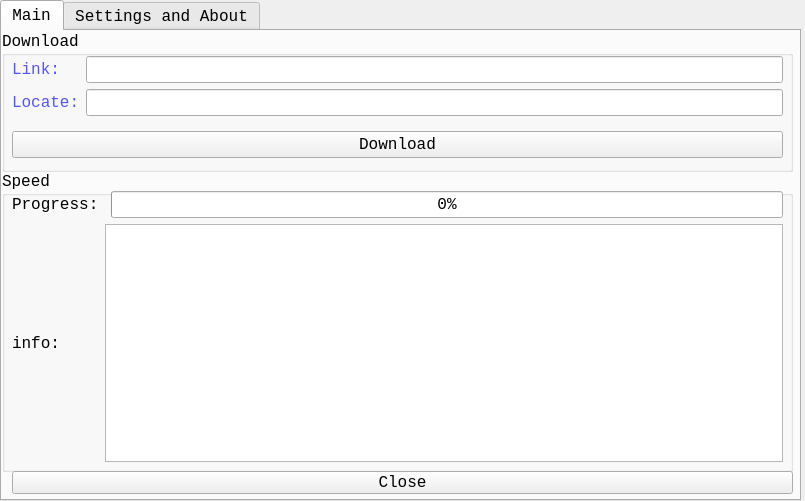
<?xml version="1.0" encoding="UTF-8"?>
<ui version="4.0">
 <class>MainWindow</class>
 <widget class="QMainWindow" name="MainWindow">
  <property name="geometry">
   <rect>
    <x>0</x>
    <y>0</y>
    <width>805</width>
    <height>501</height>
   </rect>
  </property>
  <property name="minimumSize">
   <size>
    <width>805</width>
    <height>501</height>
   </size>
  </property>
  <property name="maximumSize">
   <size>
    <width>805</width>
    <height>501</height>
   </size>
  </property>
  <property name="sizeIncrement">
   <size>
    <width>805</width>
    <height>501</height>
   </size>
  </property>
  <property name="baseSize">
   <size>
    <width>805</width>
    <height>501</height>
   </size>
  </property>
  <property name="font">
   <font>
    <family>Consolas</family>
    <pointsize>14</pointsize>
   </font>
  </property>
  <property name="windowTitle">
   <string>Downlodaer</string>
  </property>
  <property name="windowIcon">
   <iconset theme="1">
    <normaloff>C:/Users/Administrator/.designer/backup</normaloff>C:/Users/Administrator/.designer/backup</iconset>
  </property>
  <widget class="QWidget" name="centralwidget">
   <widget class="QTabWidget" name="tabWidget">
    <property name="geometry">
     <rect>
      <x>0</x>
      <y>0</y>
      <width>801</width>
      <height>501</height>
     </rect>
    </property>
    <property name="minimumSize">
     <size>
      <width>801</width>
      <height>501</height>
     </size>
    </property>
    <property name="maximumSize">
     <size>
      <width>801</width>
      <height>501</height>
     </size>
    </property>
    <property name="font">
     <font>
      <family>Consolas</family>
      <pointsize>12</pointsize>
     </font>
    </property>
    <property name="currentIndex">
     <number>0</number>
    </property>
    <widget class="QWidget" name="tab">
     <property name="cursor">
      <cursorShape>ArrowCursor</cursorShape>
     </property>
     <property name="autoFillBackground">
      <bool>false</bool>
     </property>
     <attribute name="title">
      <string>Main</string>
     </attribute>
     <widget class="QGroupBox" name="groupBox">
      <property name="geometry">
       <rect>
        <x>0</x>
        <y>0</y>
        <width>791</width>
        <height>141</height>
       </rect>
      </property>
      <property name="title">
       <string>Download</string>
      </property>
      <widget class="QWidget" name="verticalLayoutWidget_3">
       <property name="geometry">
        <rect>
         <x>10</x>
         <y>20</y>
         <width>771</width>
         <height>71</height>
        </rect>
       </property>
       <layout class="QVBoxLayout" name="verticalLayout_3">
        <item>
         <layout class="QHBoxLayout" name="horizontalLayout">
          <item>
           <layout class="QVBoxLayout" name="verticalLayout">
            <item>
             <widget class="QLabel" name="label">
              <property name="palette">
               <palette>
                <active>
                 <colorrole role="WindowText">
                  <brush brushstyle="SolidPattern">
                   <color alpha="255">
                    <red>85</red>
                    <green>85</green>
                    <blue>255</blue>
                   </color>
                  </brush>
                 </colorrole>
                </active>
                <inactive>
                 <colorrole role="WindowText">
                  <brush brushstyle="SolidPattern">
                   <color alpha="255">
                    <red>85</red>
                    <green>85</green>
                    <blue>255</blue>
                   </color>
                  </brush>
                 </colorrole>
                </inactive>
                <disabled>
                 <colorrole role="WindowText">
                  <brush brushstyle="SolidPattern">
                   <color alpha="255">
                    <red>120</red>
                    <green>120</green>
                    <blue>120</blue>
                   </color>
                  </brush>
                 </colorrole>
                </disabled>
               </palette>
              </property>
              <property name="text">
               <string>Link:</string>
              </property>
             </widget>
            </item>
            <item>
             <widget class="QLabel" name="label_2">
              <property name="palette">
               <palette>
                <active>
                 <colorrole role="WindowText">
                  <brush brushstyle="SolidPattern">
                   <color alpha="255">
                    <red>85</red>
                    <green>85</green>
                    <blue>255</blue>
                   </color>
                  </brush>
                 </colorrole>
                </active>
                <inactive>
                 <colorrole role="WindowText">
                  <brush brushstyle="SolidPattern">
                   <color alpha="255">
                    <red>85</red>
                    <green>85</green>
                    <blue>255</blue>
                   </color>
                  </brush>
                 </colorrole>
                </inactive>
                <disabled>
                 <colorrole role="WindowText">
                  <brush brushstyle="SolidPattern">
                   <color alpha="255">
                    <red>120</red>
                    <green>120</green>
                    <blue>120</blue>
                   </color>
                  </brush>
                 </colorrole>
                </disabled>
               </palette>
              </property>
              <property name="text">
               <string>Locate:</string>
              </property>
             </widget>
            </item>
           </layout>
          </item>
          <item>
           <layout class="QVBoxLayout" name="verticalLayout_2">
            <item>
             <widget class="QLineEdit" name="lineEdit"/>
            </item>
            <item>
             <widget class="QLineEdit" name="lineEdit_2"/>
            </item>
           </layout>
          </item>
         </layout>
        </item>
       </layout>
      </widget>
      <widget class="QPushButton" name="pushButton">
       <property name="geometry">
        <rect>
         <x>10</x>
         <y>100</y>
         <width>771</width>
         <height>27</height>
        </rect>
       </property>
       <property name="font">
        <font>
         <family>Consolas</family>
         <pointsize>12</pointsize>
        </font>
       </property>
       <property name="styleSheet">
        <string notr="true"/>
       </property>
       <property name="text">
        <string>Download</string>
       </property>
      </widget>
     </widget>
     <widget class="QGroupBox" name="groupBox_2">
      <property name="geometry">
       <rect>
        <x>0</x>
        <y>140</y>
        <width>791</width>
        <height>301</height>
       </rect>
      </property>
      <property name="title">
       <string>Speed</string>
      </property>
      <widget class="QWidget" name="gridLayoutWidget">
       <property name="geometry">
        <rect>
         <x>10</x>
         <y>20</y>
         <width>771</width>
         <height>271</height>
        </rect>
       </property>
       <layout class="QGridLayout" name="gridLayout">
        <item row="1" column="0">
         <widget class="QLabel" name="label_4">
          <property name="font">
           <font>
            <family>Consolas</family>
            <pointsize>12</pointsize>
           </font>
          </property>
          <property name="styleSheet">
           <string notr="true"/>
          </property>
          <property name="text">
           <string>info:</string>
          </property>
         </widget>
        </item>
        <item row="0" column="0">
         <widget class="QLabel" name="label_3">
          <property name="font">
           <font>
            <family>Consolas</family>
            <pointsize>12</pointsize>
           </font>
          </property>
          <property name="styleSheet">
           <string notr="true"/>
          </property>
          <property name="text">
           <string>Progress:</string>
          </property>
         </widget>
        </item>
        <item row="0" column="2">
         <widget class="QProgressBar" name="progressBar">
          <property name="palette">
           <palette>
            <active>
             <colorrole role="WindowText">
              <brush brushstyle="SolidPattern">
               <color alpha="255">
                <red>85</red>
                <green>0</green>
                <blue>255</blue>
               </color>
              </brush>
             </colorrole>
             <colorrole role="Button">
              <brush brushstyle="SolidPattern">
               <color alpha="255">
                <red>170</red>
                <green>170</green>
                <blue>0</blue>
               </color>
              </brush>
             </colorrole>
             <colorrole role="Light">
              <brush brushstyle="SolidPattern">
               <color alpha="255">
                <red>170</red>
                <green>170</green>
                <blue>127</blue>
               </color>
              </brush>
             </colorrole>
            </active>
            <inactive>
             <colorrole role="WindowText">
              <brush brushstyle="SolidPattern">
               <color alpha="255">
                <red>85</red>
                <green>0</green>
                <blue>255</blue>
               </color>
              </brush>
             </colorrole>
             <colorrole role="Button">
              <brush brushstyle="SolidPattern">
               <color alpha="255">
                <red>170</red>
                <green>170</green>
                <blue>0</blue>
               </color>
              </brush>
             </colorrole>
             <colorrole role="Light">
              <brush brushstyle="SolidPattern">
               <color alpha="255">
                <red>170</red>
                <green>170</green>
                <blue>127</blue>
               </color>
              </brush>
             </colorrole>
            </inactive>
            <disabled>
             <colorrole role="WindowText">
              <brush brushstyle="SolidPattern">
               <color alpha="255">
                <red>120</red>
                <green>120</green>
                <blue>120</blue>
               </color>
              </brush>
             </colorrole>
             <colorrole role="Button">
              <brush brushstyle="SolidPattern">
               <color alpha="255">
                <red>170</red>
                <green>170</green>
                <blue>0</blue>
               </color>
              </brush>
             </colorrole>
             <colorrole role="Light">
              <brush brushstyle="SolidPattern">
               <color alpha="255">
                <red>170</red>
                <green>170</green>
                <blue>127</blue>
               </color>
              </brush>
             </colorrole>
            </disabled>
           </palette>
          </property>
          <property name="value">
           <number>0</number>
          </property>
         </widget>
        </item>
        <item row="1" column="1" colspan="2">
         <widget class="QTextBrowser" name="textBrowser"/>
        </item>
       </layout>
      </widget>
     </widget>
     <widget class="QPushButton" name="pushButton_2">
      <property name="geometry">
       <rect>
        <x>10</x>
        <y>440</y>
        <width>781</width>
        <height>23</height>
       </rect>
      </property>
      <property name="font">
       <font>
        <family>Consolas</family>
        <pointsize>12</pointsize>
       </font>
      </property>
      <property name="styleSheet">
       <string notr="true"/>
      </property>
      <property name="text">
       <string>Close</string>
      </property>
     </widget>
    </widget>
    <widget class="QWidget" name="tab_2">
     <attribute name="title">
      <string>Settings and About</string>
     </attribute>
     <widget class="QTabWidget" name="tabWidget_2">
      <property name="geometry">
       <rect>
        <x>10</x>
        <y>270</y>
        <width>781</width>
        <height>181</height>
       </rect>
      </property>
      <property name="font">
       <font>
        <family>Consolas</family>
        <pointsize>12</pointsize>
        <weight>50</weight>
        <bold>false</bold>
       </font>
      </property>
      <property name="styleSheet">
       <string notr="true">color:rgb(85, 85, 255);</string>
      </property>
      <property name="currentIndex">
       <number>0</number>
      </property>
      <widget class="QWidget" name="tab_3">
       <attribute name="title">
        <string>About</string>
       </attribute>
       <widget class="QWidget" name="verticalLayoutWidget_4">
        <property name="geometry">
         <rect>
          <x>10</x>
          <y>0</y>
          <width>761</width>
          <height>141</height>
         </rect>
        </property>
        <layout class="QVBoxLayout" name="verticalLayout_4">
         <item>
          <widget class="QGroupBox" name="groupBox_5">
           <property name="font">
            <font>
             <family>Consolas</family>
             <pointsize>12</pointsize>
            </font>
           </property>
           <property name="title">
            <string>About</string>
           </property>
           <widget class="QLabel" name="label_7">
            <property name="geometry">
             <rect>
              <x>60</x>
              <y>20</y>
              <width>681</width>
              <height>21</height>
             </rect>
            </property>
            <property name="font">
             <font>
              <family>Consolas</family>
              <pointsize>12</pointsize>
             </font>
            </property>
            <property name="text">
             <string>(c) 2021 import net.minecraft,All rights resirved.</string>
            </property>
           </widget>
          </widget>
         </item>
         <item>
          <widget class="QGroupBox" name="groupBox_6">
           <property name="font">
            <font>
             <family>Consolas</family>
             <pointsize>12</pointsize>
            </font>
           </property>
           <property name="title">
            <string>Links</string>
           </property>
           <widget class="QPushButton" name="pushButton_3">
            <property name="geometry">
             <rect>
              <x>60</x>
              <y>30</y>
              <width>691</width>
              <height>23</height>
             </rect>
            </property>
            <property name="font">
             <font>
              <family>Consolas</family>
              <pointsize>12</pointsize>
             </font>
            </property>
            <property name="text">
             <string>Open Fast Link</string>
            </property>
           </widget>
          </widget>
         </item>
        </layout>
       </widget>
      </widget>
      <widget class="QWidget" name="tab_4">
       <attribute name="title">
        <string>Log</string>
       </attribute>
       <widget class="QTextBrowser" name="textBrowser_2">
        <property name="geometry">
         <rect>
          <x>5</x>
          <y>1</y>
          <width>761</width>
          <height>221</height>
         </rect>
        </property>
       </widget>
      </widget>
     </widget>
     <widget class="QWidget" name="verticalLayoutWidget_5">
      <property name="geometry">
       <rect>
        <x>10</x>
        <y>0</y>
        <width>781</width>
        <height>271</height>
       </rect>
      </property>
      <layout class="QVBoxLayout" name="verticalLayout_5">
       <item>
        <widget class="QLabel" name="label_5">
         <property name="font">
          <font>
           <family>Consolas</family>
           <pointsize>20</pointsize>
          </font>
         </property>
         <property name="styleSheet">
          <string notr="true">color:rgb(85, 85, 255);</string>
         </property>
         <property name="text">
          <string>Version:v1.7rc1</string>
         </property>
        </widget>
       </item>
       <item>
        <widget class="QGroupBox" name="groupBox_3">
         <property name="font">
          <font>
           <family>Consolas</family>
           <pointsize>12</pointsize>
          </font>
         </property>
         <property name="styleSheet">
          <string notr="true">color:rgb(255,0,0);</string>
         </property>
         <property name="title">
          <string>Spyder Settings</string>
         </property>
         <widget class="QCheckBox" name="checkBox">
          <property name="geometry">
           <rect>
            <x>30</x>
            <y>40</y>
            <width>201</width>
            <height>21</height>
           </rect>
          </property>
          <property name="font">
           <font>
            <family>Consolas</family>
            <pointsize>12</pointsize>
           </font>
          </property>
          <property name="styleSheet">
           <string notr="true">color:rgb(85, 85, 255);</string>
          </property>
          <property name="text">
           <string>Don't use User-Agent</string>
          </property>
         </widget>
         <widget class="QLabel" name="label_6">
          <property name="geometry">
           <rect>
            <x>30</x>
            <y>20</y>
            <width>111</width>
            <height>21</height>
           </rect>
          </property>
          <property name="font">
           <font>
            <family>Consolas</family>
            <pointsize>12</pointsize>
           </font>
          </property>
          <property name="styleSheet">
           <string notr="true">color:rgb(85, 85, 255);</string>
          </property>
          <property name="text">
           <string>User-Agent:</string>
          </property>
         </widget>
         <widget class="QLineEdit" name="lineEdit_3">
          <property name="geometry">
           <rect>
            <x>140</x>
            <y>20</y>
            <width>621</width>
            <height>21</height>
           </rect>
          </property>
         </widget>
        </widget>
       </item>
       <item>
        <widget class="QGroupBox" name="groupBox_4">
         <property name="font">
          <font>
           <family>Consolas</family>
           <pointsize>12</pointsize>
          </font>
         </property>
         <property name="styleSheet">
          <string notr="true">color: rgb(255,0,0);</string>
         </property>
         <property name="title">
          <string>Info Settings</string>
         </property>
         <widget class="QCheckBox" name="checkBox_2">
          <property name="geometry">
           <rect>
            <x>30</x>
            <y>20</y>
            <width>201</width>
            <height>16</height>
           </rect>
          </property>
          <property name="font">
           <font>
            <family>Consolas</family>
            <pointsize>12</pointsize>
           </font>
          </property>
          <property name="styleSheet">
           <string notr="true">color: rgb(85, 85, 255);</string>
          </property>
          <property name="text">
           <string>Don't show speed</string>
          </property>
          <property name="checked">
           <bool>false</bool>
          </property>
         </widget>
         <widget class="QCheckBox" name="checkBox_3">
          <property name="geometry">
           <rect>
            <x>30</x>
            <y>40</y>
            <width>201</width>
            <height>16</height>
           </rect>
          </property>
          <property name="font">
           <font>
            <family>Consolas</family>
            <pointsize>12</pointsize>
           </font>
          </property>
          <property name="styleSheet">
           <string notr="true">color: rgb(85, 85, 255);</string>
          </property>
          <property name="text">
           <string>Don't show exceptions</string>
          </property>
          <property name="checked">
           <bool>false</bool>
          </property>
          <property name="tristate">
           <bool>false</bool>
          </property>
         </widget>
        </widget>
       </item>
       <item>
        <widget class="QCheckBox" name="checkBox_4">
         <property name="font">
          <font>
           <family>Consolas</family>
           <pointsize>12</pointsize>
          </font>
         </property>
         <property name="styleSheet">
          <string notr="true">color:rgb(85, 85, 255);</string>
         </property>
         <property name="text">
          <string>Use Chinese</string>
         </property>
        </widget>
       </item>
      </layout>
     </widget>
    </widget>
   </widget>
  </widget>
 </widget>
 <resources/>
 <connections/>
</ui>
